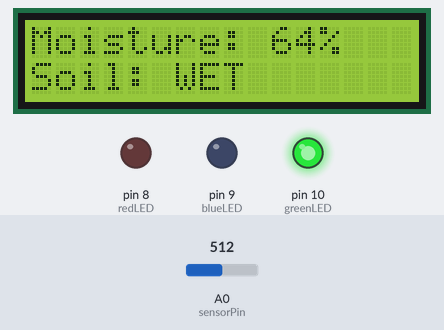
Recording of a sketch running on a simulated Arduino Uno, built with avr-gcc and run on an emulated ATmega328P. Parts: 16×2 character LCD, output pins drawn as LEDs (lit = HIGH). Dashed ring = blinking. Inputs (shaded band) come from the test bench; at power-on: A0 (sensorPin) = 512. What the sketch prints to the serial monitor is not drawn.

Above: at 3.2 s.
3.3 s: A0 (sensorPin) set to 547
At 5.3 s:
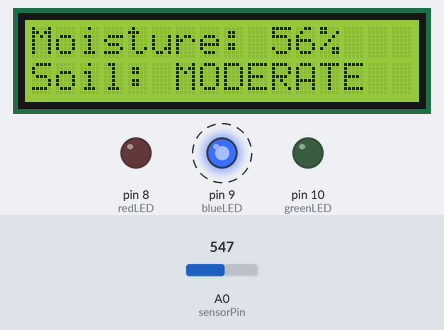
5.6 s: A0 (sensorPin) set to 653
At 7.0 s:
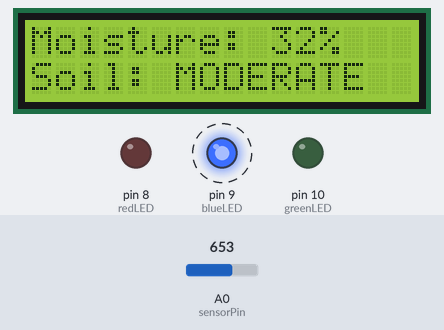
7.7 s: A0 (sensorPin) set to 676
At 9.5 s:
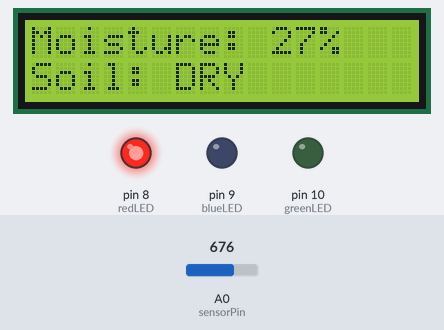
9.8 s: A0 (sensorPin) set to 511
At 11.1 s:
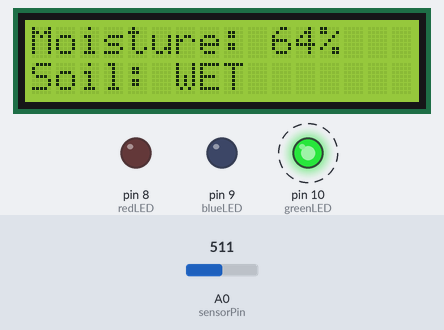
Timing chart, 0 to 59.3 s (numbered marks = the images above; inputs shaded):
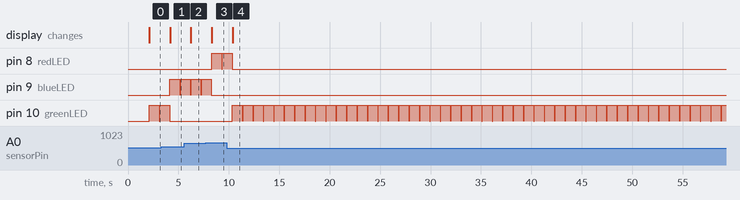

The sketch:

soil_moisture_monitoring.ino
```cpp
#include <Wire.h>
#include <LiquidCrystal_I2C.h>

// LCD I2C address
LiquidCrystal_I2C lcd(0x27, 16, 2);

// Soil moisture sensor
const int sensorPin = A0;

// LED pins
const int redLED = 8;
const int blueLED = 9;
const int greenLED = 10;

// Calibrate these values for your sensor
const int DRY_VALUE = 800;
const int WET_VALUE = 350;

void setup() {
  Serial.begin(9600);

  pinMode(redLED, OUTPUT);
  pinMode(blueLED, OUTPUT);
  pinMode(greenLED, OUTPUT);

  lcd.init();
  lcd.backlight();

  lcd.setCursor(0, 0);
  lcd.print("SMART PLANT");
  lcd.setCursor(0, 1);
  lcd.print("DOCTOR");
  delay(2000);
  lcd.clear();
}

void loop() {
  int sensorValue = analogRead(sensorPin);

  // Estimate moisture percentage
  int moisture = map(
    sensorValue, DRY_VALUE, WET_VALUE, 0, 100
  );

  moisture = constrain(moisture, 0, 100);

  // Turn all LEDs off before selecting one
  digitalWrite(redLED, LOW);
  digitalWrite(blueLED, LOW);
  digitalWrite(greenLED, LOW);

  // Display moisture percentage
  lcd.setCursor(0, 0);
  lcd.print("Moisture: ");
  lcd.print(moisture);
  lcd.print("%   ");

  // Select soil condition and LED
  lcd.setCursor(0, 1);

  if (moisture < 30) {
    digitalWrite(redLED, HIGH);
    lcd.print("Soil: DRY       ");
  }
  else if (moisture < 60) {
    digitalWrite(blueLED, HIGH);
    lcd.print("Soil: MODERATE  ");
  }
  else {
    digitalWrite(greenLED, HIGH);
    lcd.print("Soil: WET       ");
  }

  Serial.print("Sensor: ");
  Serial.print(sensorValue);
  Serial.print(" | Moisture: ");
  Serial.print(moisture);
  Serial.println("%");

  delay(1000);
}
```

Measured:
- the behaviour switches between 530 and 531 on A0 (sensorPin) (found by bisection; images 0 and 1)
- the behaviour switches between 665 and 666 on A0 (sensorPin) (found by bisection; images 2 and 3)
- after the input at 3.3 s, pin 9 (blueLED): LOW → HIGH after 0.86 s, → LOW 1.0 s later, → HIGH 0.02 s later; pin 10 (greenLED): goes on until 4.1 s, then stays LOW; the display: changes after 0.88 s (image 1)
- after the input at 5.6 s, the display: changes after 0.64 s (image 2)
- after the input at 7.7 s, pin 8 (redLED): LOW → HIGH after 0.59 s, → LOW 1.0 s later, → HIGH 0.02 s later; pin 9 (blueLED): goes on until 8.3 s, then stays LOW; the display: changes after 0.61 s (image 3)
- after the input at 9.8 s, pin 8 (redLED): goes on until 10.3 s, then stays LOW; pin 10 (greenLED): alternates HIGH for 1.0 s and LOW for 0.02 s, starting after 0.55 s; the display: changes after 0.57 s (image 4)
